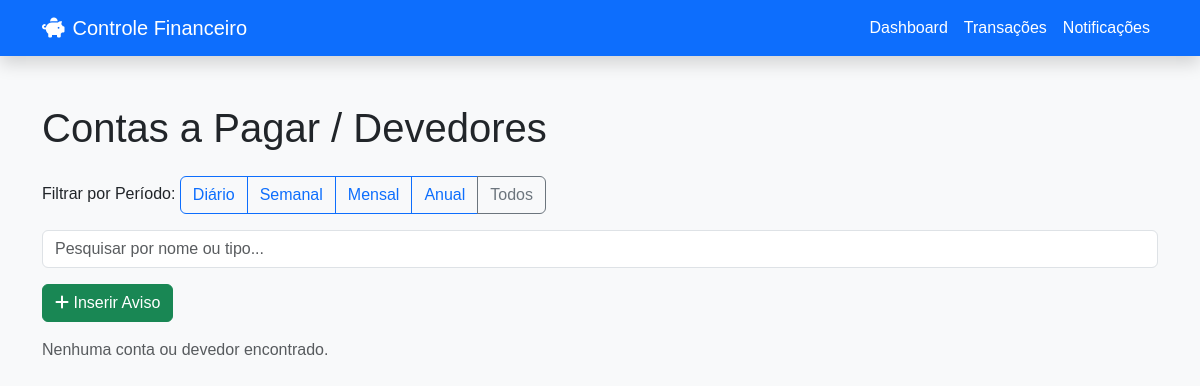
The page /contas (signed in) on the database as committed earlier.
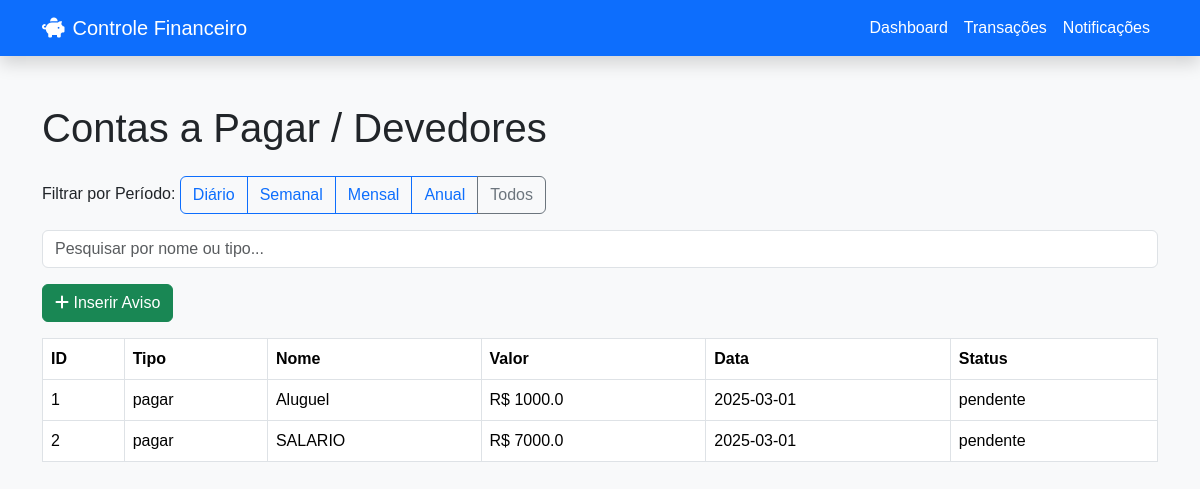
The same page on the database as committed later.
### tables this page shows
CREATE TABLE Avisos (
        id INTEGER PRIMARY KEY AUTOINCREMENT,
        usuario_id INTEGER NOT NULL,
        tipo TEXT NOT NULL, -- 'pagar' ou 'receber'
        nome TEXT NOT NULL,
        valor REAL NOT NULL,
        data DATE NOT NULL,
        status TEXT DEFAULT 'pendente'
    );

### app.py (the view)
@app.route('/contas')
def contas():
    if 'user_id' not in session:
        flash("Você não está autenticado.", "error")
        return redirect(url_for('index'))
    periodo = request.args.get('periodo')
    pesquisa = request.args.get('pesquisa', '').lower()
    conn = conectar_bd()
    if conn is None:
        flash("Erro ao conectar ao banco de dados", "danger")
        return redirect(url_for('dashboard'))
    cursor = conn.cursor()
    if periodo:
        cursor.execute("SELECT * FROM Avisos WHERE data LIKE ? ORDER BY data ASC", (f'%{periodo}%',))
    else:
        cursor.execute("SELECT * FROM Avisos ORDER BY data ASC")
    avisos = cursor.fetchall()
    conn.close()
    if pesquisa:
        avisos = [a for a in avisos if pesquisa in a['nome'].lower() or pesquisa in a['tipo'].lower()]
    return render_template('contas.html', avisos=avisos, periodo=periodo, pesquisa=pesquisa)

### app.py (called while the page is built)
def conectar_bd():
    try:
        conn = sqlite3.connect('financeiro.db')
        conn.row_factory = sqlite3.Row
        return conn
    except sqlite3.Error as e:
        flash(f"Erro ao conectar com o banco de dados: {e}", "danger")
        return None

### templates/contas.html (shortened to what this page needs)
<!DOCTYPE html>
<html lang="pt-br">
<head>
  <link href="https://cdn.jsdelivr.net/npm/bootstrap@5.3.2/dist/css/bootstrap.min.css" rel="stylesheet">
  <link href="https://cdnjs.cloudflare.com/ajax/libs/font-awesome/6.0.0/css/all.min.css" rel="stylesheet">
</head>
<body class="bg-light">
  <nav class="navbar navbar-expand-lg navbar-dark bg-primary shadow">
    <div class="container">
      <a class="navbar-brand d-flex align-items-center" href="/dashboard">
        <i class="fa-solid fa-piggy-bank me-2"></i> Controle Financeiro
      </a>
      <div class="collapse navbar-collapse" id="navbarNav">
        <ul class="navbar-nav ms-auto">
          <li class="nav-item"><a class="nav-link text-white" href="/dashboard">Dashboard</a></li>
          <li class="nav-item"><a class="nav-link text-white" href="/transacoes">Transações</a></li>
          <li class="nav-item"><a class="nav-link text-white" href="/notificacoes">Notificações</a></li>
        </ul>
      </div>
    </div>
  </nav>
  <div class="container py-5">
    <h1 class="mb-4">Contas a Pagar / Devedores</h1>
    <div class="mb-3">
      <label class="form-label">Filtrar por Período:</label>
      <div class="btn-group" role="group">
        <a href="/contas?periodo=diario" class="btn btn-outline-primary">Diário</a>
        <a href="/contas?periodo=semanal" class="btn btn-outline-primary">Semanal</a>
        <a href="/contas?periodo=mensal" class="btn btn-outline-primary">Mensal</a>
        <a href="/contas?periodo=anual" class="btn btn-outline-primary">Anual</a>
        <a href="/contas" class="btn btn-outline-secondary">Todos</a>
      </div>
    </div>
    <div class="mb-3 search-container">
      <input type="text" id="searchInputContas" class="form-control" placeholder="Pesquisar por nome ou tipo...">
    </div>
    <div class="mb-3">
      <a href="/inserir_aviso" class="btn btn-success"><i class="fa-solid fa-plus"></i> Inserir Aviso</a>
    </div>
    {% if avisos %}
    <table class="table table-bordered" id="contasTable">
      <thead>
        <tr>
          <th>ID</th>
          <th>Tipo</th>
          <th>Nome</th>
          <th>Valor</th>
          <th>Data</th>
          <th>Status</th>
        </tr>
      </thead>
      <tbody>
        {% for a in avisos %}
        <tr>
          <td>{{ a.id }}</td>
          <td>{{ a.tipo }}</td>
          <td>{{ a.nome }}</td>
          <td>R$ {{ a.valor }}</td>
          <td>{{ a.data }}</td>
          <td>{{ a.status }}</td>
        </tr>
        {% endfor %}
      </tbody>
    </table>
    {% else %}
    <p class="text-muted">Nenhuma conta ou devedor encontrado.</p>
    {% endif %}
  </div>
</body>
</html>

Rows that differ between the two databases and show on the page:
added Avisos: id "1", tipo "pagar", nome "Aluguel", valor "1000.0", data "2025-03-01", status "pendente"
added Avisos: id "2", tipo "pagar", nome "SALARIO", valor "7000.0", data "2025-03-01", status "pendente"
Other text that changed with them:
text no longer shown: "Nenhuma conta ou devedor encontrado."
text now shown: "ID Tipo Nome Valor Data Status"
